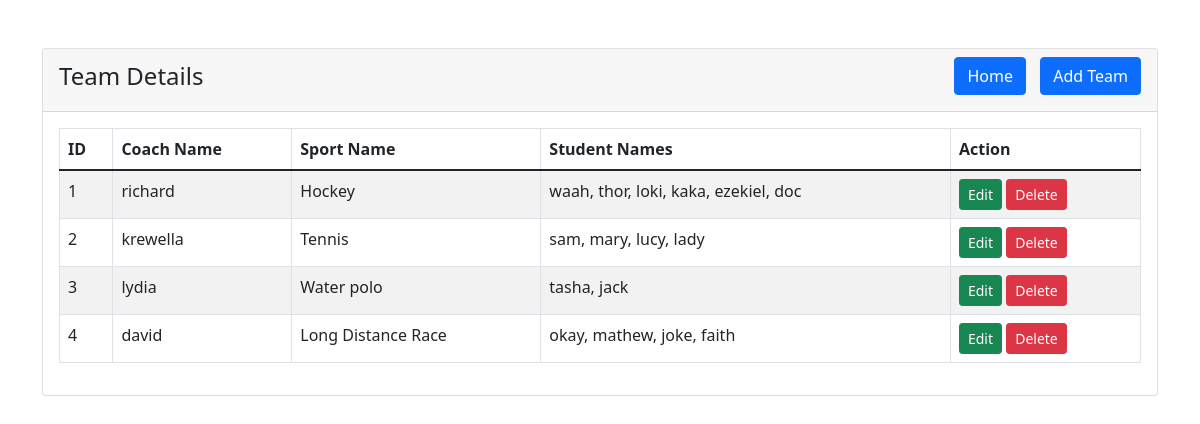
Before: /admin/team_details.php with the older database file.
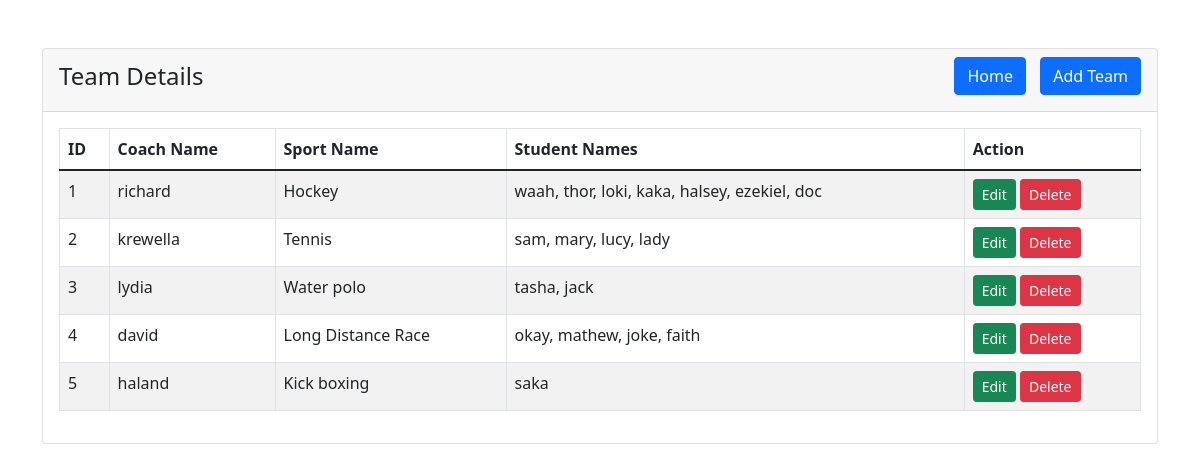
After: the same page with the newer database file.
### tables this page shows
CREATE TABLE `teams` (
  `id` int(11) NOT NULL,
  `coach_id` int(11) NOT NULL,
  `sport_id` int(11) NOT NULL,
  `student_id` int(11) NOT NULL
);

CREATE TABLE `users` (
  `id` int(11) NOT NULL,
  `username` varchar(30) NOT NULL,
  `pwd` varchar(255) NOT NULL,
  `email` varchar(100) NOT NULL,
  `created_at` datetime NOT NULL DEFAULT curtime(),
  `role` varchar(50) NOT NULL DEFAULT 'student',
  `age` int(11) DEFAULT NULL,
  `gender` varchar(10) DEFAULT NULL,
  `phone_number` varchar(20) DEFAULT NULL
);

CREATE TABLE `sports` (
  `id` int(11) NOT NULL,
  `sport_name` varchar(255) NOT NULL,
  `sport_type` enum('single','double','team') NOT NULL,
  `game_type` enum('per_meter','per_quarter','per_half','per_inning','per_set','per_period','per_round') NOT NULL,
  `number_of_players` int(11) NOT NULL,
  `facility_type` enum('indoor','outdoor') NOT NULL
);

### admin/team_details.php (the view, shortened to what this page needs)
<?php
require '../includes/team.inc.php';
?>
<!DOCTYPE html>
<html lang="en">
<head>
    <link href="https://cdn.jsdelivr.net/npm/bootstrap@5.1.3/dist/css/bootstrap.min.css" rel="stylesheet">
</head>
<body>
<div class="container mt-5">
    <div class="row">
        <div class="col-md-12">
            <div class="card">
                <div class="card-header">
                    <h4 class="d-flex justify-content-between align-items-center">
                        <span>Team Details</span>
                        <div>
                            <a href="dashboard.php" class="btn btn-primary me-2">Home</a>
                            <a href="team_create.php" class="btn btn-primary">Add Team</a>
                        </div>
                    </h4>
                </div>
                <div class="card-body  table-responsive">
                    <table class="table table-bordered table-striped">
                        <thead>
                        <tr>
                            <th>ID</th>
                            <th>Coach Name</th>
                            <th>Sport Name</th>
                            <th>Student Names</th>
                            <th>Action</th>
                        </tr>
                        </thead>
                        <tbody>
<?php
try {
    $stmt = $pdo->prepare("SELECT t.id, uc.username AS coach_name, s.sport_name, GROUP_CONCAT(us.username ORDER BY us.username DESC SEPARATOR ', ') AS student_names
                           FROM teams t
                           INNER JOIN users uc ON t.coach_id = uc.id
                           INNER JOIN sports s ON t.sport_id = s.id
                           INNER JOIN users us ON t.student_id = us.id
                           GROUP BY t.coach_id, t.sport_id");
    $stmt->execute();
    if ($stmt->rowCount() > 0) {
        $count=0;
        while ($team = $stmt->fetch(PDO::FETCH_ASSOC)) {
            $count=$count+1;
?>
            <tr>
                <td><?= $count; ?></td>
                <td><?= $team['coach_name']; ?></td>
                <td><?= $team['sport_name']; ?></td>
                <td><?= $team['student_names']; ?></td>
                <td>
                    <a href="team_edit.php?id=<?= $team['id']; ?>" class="btn btn-success btn-sm">Edit</a>
                    <form action="team_details.php" method="POST" class="d-inline">
                        <button type="submit" class="btn btn-danger btn-sm">Delete</button>
                    </form>
                </td>
            </tr>
<?php
        }
    } else {
        echo "<tr><td colspan='5'><h5>No Record Found!</h5></td></tr>";
    }
} catch (PDOException $e) {
    echo "Error: " . $e->getMessage();
}
?>
                        </tbody>
                    </table>
                </div>
            </div>
        </div>
    </div>
</div>
</body>
</html>

Changed rows visible on the page:
computed for teams "richard": student_names "waah, thor, loki, kaka, ezekiel, doc" → "waah, thor, loki, kaka, halsey, ezekiel, doc"
added teams: coach.username "haland", sport.sport_name "Kick boxing", student_names "saka"
